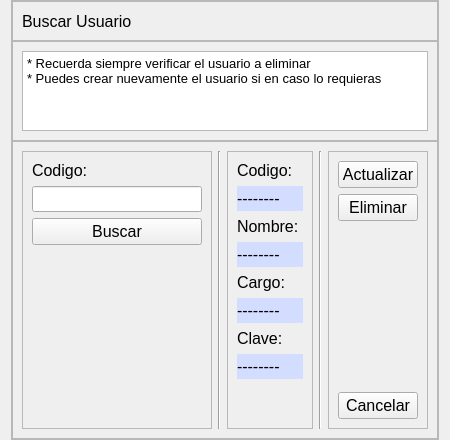
               <widget class="QWidget" name="pageC_Buscar">
                <layout class="QHBoxLayout" name="horizontalLayout_10">
                 <property name="spacing">
                  <number>0</number>
                 </property>
                 <property name="topMargin">
                  <number>0</number>
                 </property>
                 <property name="bottomMargin">
                  <number>0</number>
                 </property>
                 <item>
                  <widget class="QFrame" name="frame_4">
                   <property name="maximumSize">
                    <size>
                     <width>700</width>
                     <height>1000000</height>
                    </size>
                   </property>
                   <property name="font">
                    <font>
                     <pointsize>1</pointsize>
                    </font>
                   </property>
                   <property name="frameShape">
                    <enum>QFrame::StyledPanel</enum>
                   </property>
                   <property name="frameShadow">
                    <enum>QFrame::Raised</enum>
                   </property>
                   <layout class="QVBoxLayout" name="verticalLayout_11">
                    <property name="spacing">
                     <number>0</number>
                    </property>
                    <property name="leftMargin">
                     <number>0</number>
                    </property>
                    <property name="topMargin">
                     <number>0</number>
                    </property>
                    <property name="rightMargin">
                     <number>0</number>
                    </property>
                    <property name="bottomMargin">
                     <number>0</number>
                    </property>
                    <item>
                     <widget class="QFrame" name="frame_6">
                      <property name="minimumSize">
                       <size>
                        <width>0</width>
                        <height>40</height>
                       </size>
                      </property>
                      <property name="maximumSize">
                       <size>
                        <width>16777215</width>
                        <height>40</height>
                       </size>
                      </property>
                      <property name="frameShape">
                       <enum>QFrame::StyledPanel</enum>
                      </property>
                      <property name="frameShadow">
                       <enum>QFrame::Raised</enum>
                      </property>
                      <layout class="QHBoxLayout" name="horizontalLayout_11">
                       <property name="topMargin">
                        <number>0</number>
                       </property>
                       <property name="bottomMargin">
                        <number>0</number>
                       </property>
                       <item>
                        <widget class="QLabel" name="label_6">
                         <property name="font">
                          <font>
                           <pointsize>12</pointsize>
                          </font>
                         </property>
                         <property name="text">
                          <string>Buscar Usuario</string>
                         </property>
                        </widget>
                       </item>
                      </layout>
                     </widget>
                    </item>
                    <item>
                     <widget class="QFrame" name="frame_13">
                      <property name="minimumSize">
                       <size>
                        <width>0</width>
                        <height>100</height>
                       </size>
                      </property>
                      <property name="maximumSize">
                       <size>
                        <width>16777215</width>
                        <height>100</height>
                       </size>
                      </property>
                      <property name="frameShape">
                       <enum>QFrame::StyledPanel</enum>
                      </property>
                      <property name="frameShadow">
                       <enum>QFrame::Raised</enum>
                      </property>
                      <layout class="QHBoxLayout" name="horizontalLayout_17">
                       <item>
                        <widget class="QTextBrowser" name="textBrowser_3">
                         <property name="html">
                          <string>&lt;!DOCTYPE HTML PUBLIC &quot;-//W3C//DTD HTML 4.0//EN&quot; &quot;http://www.w3.org/TR/REC-html40/strict.dtd&quot;&gt;
&lt;html&gt;&lt;head&gt;&lt;meta name=&quot;qrichtext&quot; content=&quot;1&quot; /&gt;&lt;style type=&quot;text/css&quot;&gt;
p, li { white-space: pre-wrap; }
&lt;/style&gt;&lt;/head&gt;&lt;body style=&quot; font-family:'MS Shell Dlg 2'; font-size:1pt; font-weight:400; font-style:normal;&quot;&gt;
&lt;p style=&quot; margin-top:0px; margin-bottom:0px; margin-left:0px; margin-right:0px; -qt-block-indent:0; text-indent:0px;&quot;&gt;&lt;span style=&quot; font-size:10pt;&quot;&gt;* Recuerda siempre verificar el usuario a eliminar&lt;/span&gt;&lt;/p&gt;
&lt;p style=&quot; margin-top:0px; margin-bottom:0px; margin-left:0px; margin-right:0px; -qt-block-indent:0; text-indent:0px;&quot;&gt;&lt;span style=&quot; font-size:10pt;&quot;&gt;* Puedes crear nuevamente el usuario si en caso lo requieras&lt;/span&gt;&lt;/p&gt;
&lt;p style=&quot;-qt-paragraph-type:empty; margin-top:0px; margin-bottom:0px; margin-left:0px; margin-right:0px; -qt-block-indent:0; text-indent:0px; font-size:10pt;&quot;&gt;&lt;br /&gt;&lt;/p&gt;&lt;/body&gt;&lt;/html&gt;</string>
                         </property>
                        </widget>
                       </item>
                      </layout>
                     </widget>
                    </item>
                    <item>
                     <widget class="QFrame" name="frame_14">
                      <property name="frameShape">
                       <enum>QFrame::StyledPanel</enum>
                      </property>
                      <property name="frameShadow">
                       <enum>QFrame::Raised</enum>
                      </property>
                      <layout class="QHBoxLayout" name="horizontalLayout_19">
                       <item>
                        <widget class="QFrame" name="frame_31">
                         <property name="minimumSize">
                          <size>
                           <width>190</width>
                           <height>0</height>
                          </size>
                         </property>
                         <property name="maximumSize">
                          <size>
                           <width>120</width>
                           <height>16777215</height>
                          </size>
                         </property>
                         <property name="frameShape">
                          <enum>QFrame::StyledPanel</enum>
                         </property>
                         <property name="frameShadow">
                          <enum>QFrame::Raised</enum>
                         </property>
                         <layout class="QVBoxLayout" name="verticalLayout_5">
                          <item>
                           <widget class="QLabel" name="label_28">
                            <property name="font">
                             <font>
                              <pointsize>12</pointsize>
                             </font>
                            </property>
                            <property name="text">
                             <string>Codigo: </string>
                            </property>
                            <property name="alignment">
                             <set>Qt::AlignLeading|Qt::AlignLeft|Qt::AlignVCenter</set>
                            </property>
                           </widget>
                          </item>
                          <item>
                           <widget class="QLineEdit" name="inputCodigo_5">
                            <property name="font">
                             <font>
                              <pointsize>11</pointsize>
                             </font>
                            </property>
                            <property name="text">
                             <string/>
                            </property>
                           </widget>
                          </item>
                          <item>
                           <widget class="QPushButton" name="btn_insertData_9">
                            <property name="font">
                             <font>
                              <pointsize>12</pointsize>
                             </font>
                            </property>
                            <property name="text">
                             <string>Buscar</string>
                            </property>
                           </widget>
                          </item>
                          <item>
                           <spacer name="verticalSpacer_4">
                            <property name="orientation">
                             <enum>Qt::Vertical</enum>
                            </property>
                            <property name="sizeHint" stdset="0">
                             <size>
                              <width>20</width>
                              <height>40</height>
                             </size>
                            </property>
                           </spacer>
                          </item>
                         </layout>
                        </widget>
                       </item>
                       <item>
                        <widget class="Line" name="line_3">
                         <property name="orientation">
                          <enum>Qt::Vertical</enum>
                         </property>
                        </widget>
                       </item>
                       <item>
                        <widget class="QFrame" name="frame_30">
                         <property name="frameShape">
                          <enum>QFrame::StyledPanel</enum>
                         </property>
                         <property name="frameShadow">
                          <enum>QFrame::Raised</enum>
                         </property>
                         <layout class="QVBoxLayout" name="verticalLayout_17">
                          <item>
                           <widget class="QLabel" name="label_14">
                            <property name="font">
                             <font>
                              <pointsize>12</pointsize>
                             </font>
                            </property>
                            <property name="text">
                             <string>Codigo: </string>
                            </property>
                            <property name="alignment">
                             <set>Qt::AlignLeading|Qt::AlignLeft|Qt::AlignVCenter</set>
                            </property>
                           </widget>
                          </item>
                          <item>
                           <widget class="QLabel" name="label_31">
                            <property name="minimumSize">
                             <size>
                              <width>0</width>
                              <height>25</height>
                             </size>
                            </property>
                            <property name="font">
                             <font>
                              <pointsize>12</pointsize>
                             </font>
                            </property>
                            <property name="styleSheet">
                             <string notr="true">background-color: rgb(210, 221, 255);</string>
                            </property>
                            <property name="text">
                             <string>--------</string>
                            </property>
                            <property name="alignment">
                             <set>Qt::AlignLeading|Qt::AlignLeft|Qt::AlignVCenter</set>
                            </property>
                           </widget>
                          </item>
                          <item>
                           <widget class="QLabel" name="label_15">
                            <property name="font">
                             <font>
                              <pointsize>12</pointsize>
                             </font>
                            </property>
                            <property name="text">
                             <string>Nombre: </string>
                            </property>
                            <property name="alignment">
                             <set>Qt::AlignLeading|Qt::AlignLeft|Qt::AlignVCenter</set>
                            </property>
                           </widget>
                          </item>
                          <item>
                           <widget class="QLabel" name="label_22">
                            <property name="minimumSize">
                             <size>
                              <width>0</width>
                              <height>25</height>
                             </size>
                            </property>
                            <property name="font">
                             <font>
                              <pointsize>12</pointsize>
                             </font>
                            </property>
                            <property name="styleSheet">
                             <string notr="true">background-color: rgb(210, 221, 255);</string>
                            </property>
                            <property name="text">
                             <string>--------</string>
                            </property>
                            <property name="alignment">
                             <set>Qt::AlignLeading|Qt::AlignLeft|Qt::AlignVCenter</set>
                            </property>
                           </widget>
                          </item>
                          <item>
                           <widget class="QLabel" name="label_16">
                            <property name="font">
                             <font>
                              <pointsize>12</pointsize>
                             </font>
                            </property>
                            <property name="text">
                             <string>Cargo: </string>
                            </property>
                            <property name="alignment">
                             <set>Qt::AlignLeading|Qt::AlignLeft|Qt::AlignVCenter</set>
                            </property>
                           </widget>
                          </item>
                          <item>
                           <widget class="QLabel" name="label_23">
                            <property name="minimumSize">
                             <size>
                              <width>0</width>
                              <height>25</height>
                             </size>
                            </property>
                            <property name="font">
                             <font>
                              <pointsize>12</pointsize>
                             </font>
                            </property>
                            <property name="styleSheet">
                             <string notr="true">background-color: rgb(210, 221, 255);</string>
                            </property>
                            <property name="text">
                             <string>--------</string>
                            </property>
                            <property name="alignment">
                             <set>Qt::AlignLeading|Qt::AlignLeft|Qt::AlignVCenter</set>
                            </property>
                           </widget>
                          </item>
                          <item>
                           <widget class="QLabel" name="label_17">
                            <property name="font">
                             <font>
                              <pointsize>12</pointsize>
                             </font>
                            </property>
                            <property name="text">
                             <string>Clave: </string>
                            </property>
                            <property name="alignment">
                             <set>Qt::AlignLeading|Qt::AlignLeft|Qt::AlignVCenter</set>
                            </property>
                           </widget>
                          </item>
                          <item>
                           <widget class="QLabel" name="label_24">
                            <property name="minimumSize">
                             <size>
                              <width>0</width>
                              <height>25</height>
                             </size>
                            </property>
                            <property name="font">
                             <font>
                              <pointsize>12</pointsize>
                             </font>
                            </property>
                            <property name="styleSheet">
                             <string notr="true">background-color: rgb(210, 221, 255);</string>
                            </property>
                            <property name="text">
                             <string>--------</string>
                            </property>
                            <property name="alignment">
                             <set>Qt::AlignLeading|Qt::AlignLeft|Qt::AlignVCenter</set>
                            </property>
                           </widget>
                          </item>
                          <item>
                           <spacer name="verticalSpacer_5">
                            <property name="orientation">
                             <enum>Qt::Vertical</enum>
                            </property>
                            <property name="sizeHint" stdset="0">
                             <size>
                              <width>20</width>
                              <height>40</height>
                             </size>
                            </property>
                           </spacer>
                          </item>
                         </layout>
                        </widget>
                       </item>
                       <item>
                        <widget class="Line" name="line_5">
                         <property name="orientation">
                          <enum>Qt::Vertical</enum>
                         </property>
                        </widget>
                       </item>
                       <item>
                        <widget class="QFrame" name="frame_27">
                         <property name="maximumSize">
                          <size>
                           <width>600</width>
                           <height>16777215</height>
                          </size>
                         </property>
                         <property name="font">
                          <font>
                           <pointsize>11</pointsize>
                          </font>
                         </property>
                         <property name="frameShape">
                          <enum>QFrame::StyledPanel</enum>
                         </property>
                         <property name="frameShadow">
                          <enum>QFrame::Raised</enum>
                         </property>
                         <layout class="QVBoxLayout" name="verticalLayout_18">
                          <item>
                           <widget class="QPushButton" name="btn_insertData_4">
                            <property name="font">
                             <font>
                              <pointsize>12</pointsize>
                             </font>
                            </property>
                            <property name="text">
                             <string>Actualizar</string>
                            </property>
                           </widget>
                          </item>
                          <item>
                           <widget class="QPushButton" name="btn_insertData_3">
                            <property name="font">
                             <font>
                              <pointsize>12</pointsize>
                             </font>
                            </property>
                            <property name="text">
                             <string>Eliminar</string>
                            </property>
                           </widget>
                          </item>
                          <item>
                           <spacer name="verticalSpacer_6">
                            <property name="orientation">
                             <enum>Qt::Vertical</enum>
                            </property>
                            <property name="sizeHint" stdset="0">
                             <size>
                              <width>20</width>
                              <height>40</height>
                             </size>
                            </property>
                           </spacer>
                          </item>
                          <item>
                           <widget class="QPushButton" name="btn_insertData_2">
                            <property name="font">
                             <font>
                              <pointsize>12</pointsize>
                             </font>
                            </property>
                            <property name="text">
                             <string>Cancelar</string>
                            </property>
                           </widget>
                          </item>
                         </layout>
                        </widget>
                       </item>
                      </layout>
                     </widget>
                    </item>
                   </layout>
                  </widget>
                 </item>
                </layout>
               </widget>
